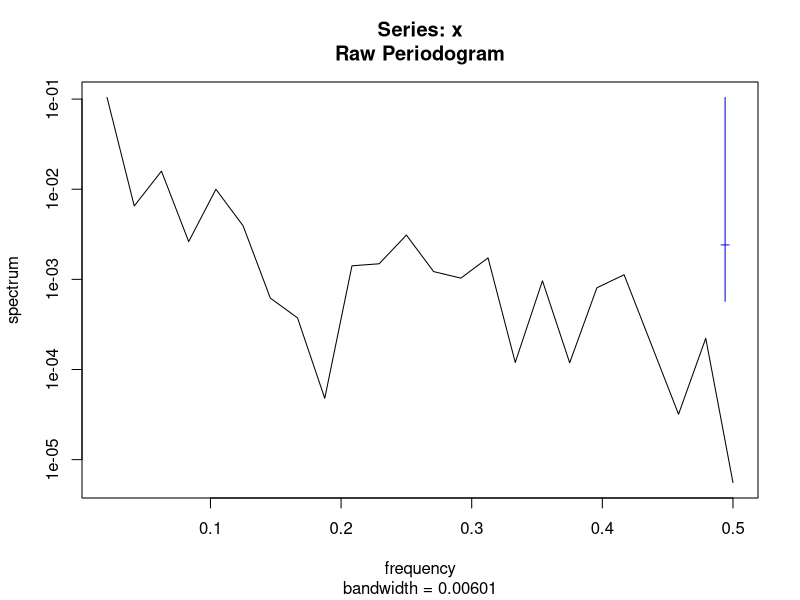
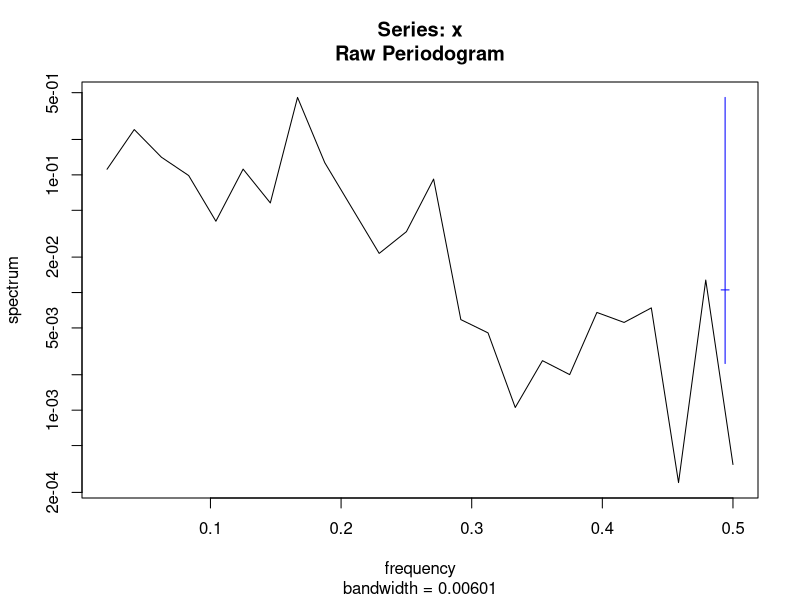
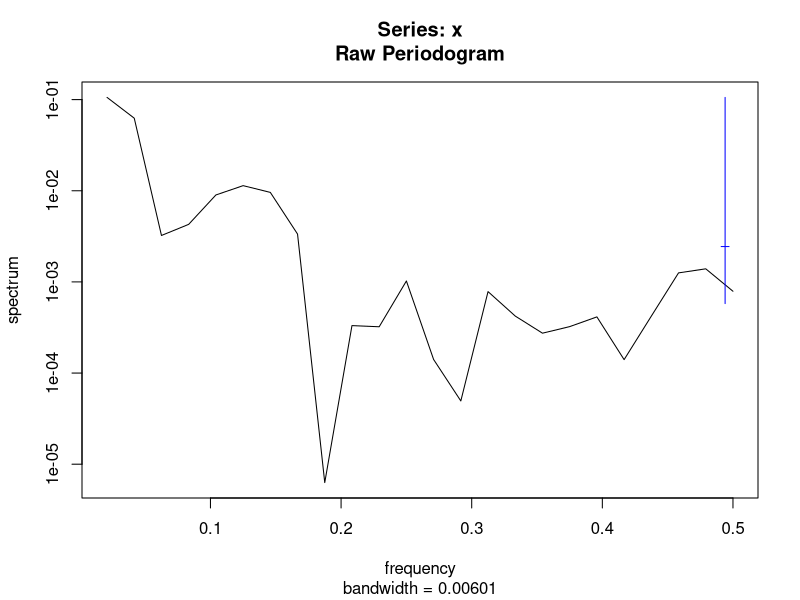
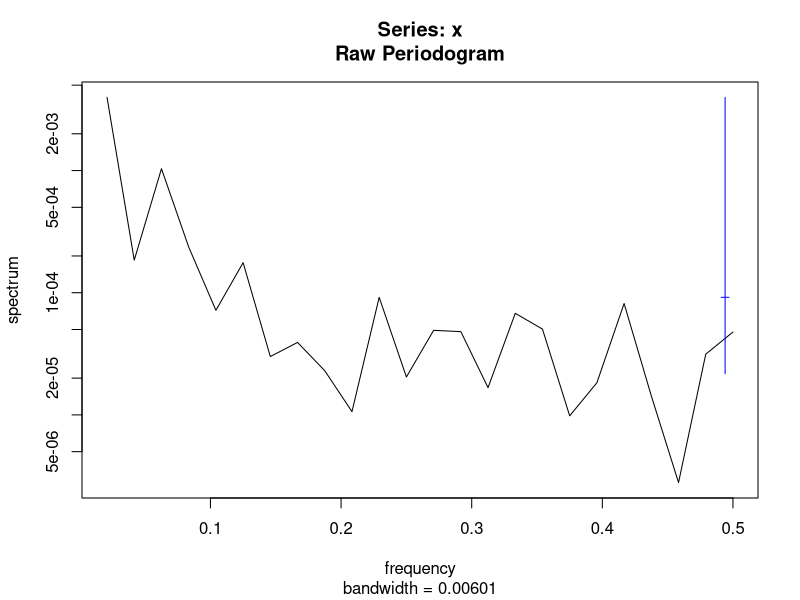
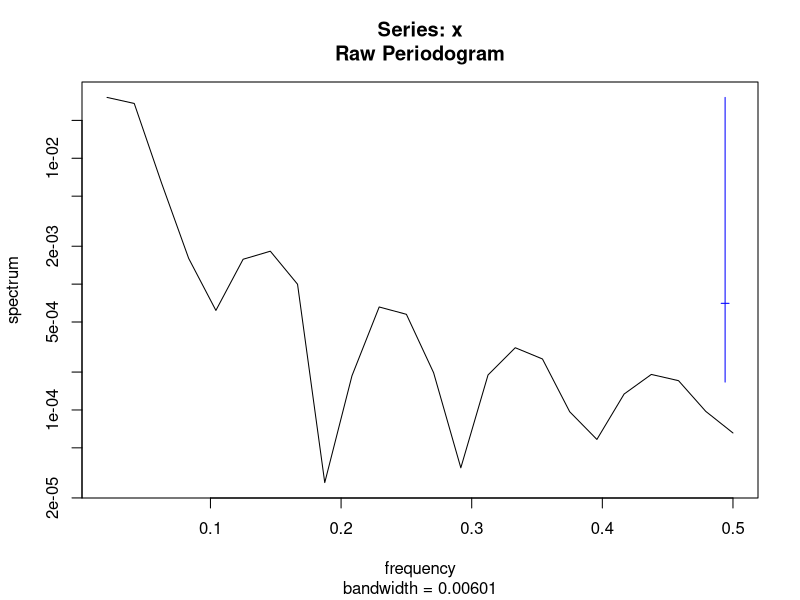
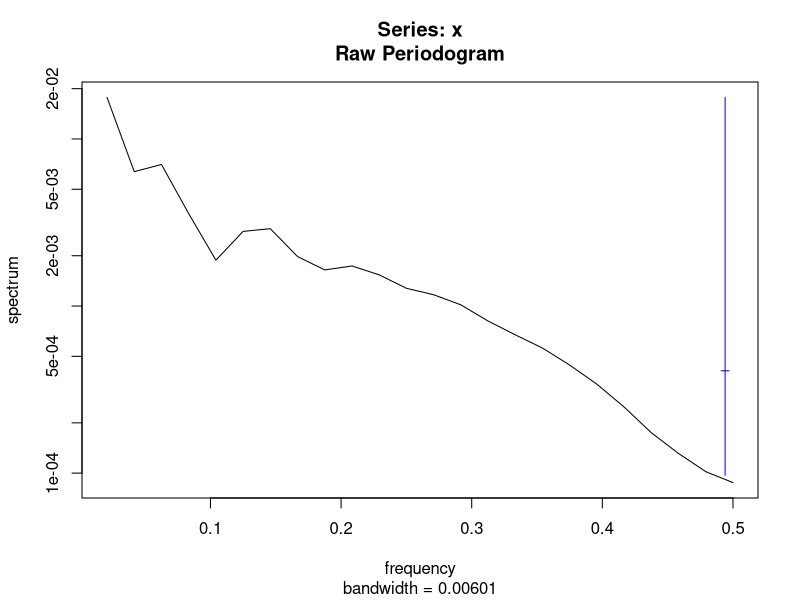

These figures' R source, in order:
## ---- chunk 1
knitr::opts_chunk$set(echo = FALSE,
                      message = FALSE,
                      warning = FALSE,
                      dev = c("png", "tiff"),
                      dpi = 300)
library(tidyverse)
library(flextable)
library(patchwork)

label_size <- 2.5
smallLabel_size <- 2
title_size <- 8
subtitle_size <- 7
legendText_size <- 6
axisText_size <- 6
axisTitle_size <- 7
facetTitle_size <- 7

## ---- chunk 2

# library(tidyverse)
# library(patchwork)
#----------------------------------------------------------------------------
gbmFun <- function(tau = 40, m = 0.001, s = 0.003, x0 = 1, randVec = NULL) {
  if(is.null(randVec)){randVec <- rnorm(tau)}
  epsilon <- randVec
  lx <- c(); lx[1] <- log(x0)
  drift <- (m - s * s / 2)
  for(t in 2:tau){
      dBt <-  s * epsilon[t]
      lx[t] <- lx[t - 1] + drift + dBt
  }
  x <- exp(lx)
  return(x)
}
# m <- 0.001
# s <- 0.003
# tau <- 400
# x0 <- 1
# x <- gbmFun(tau, m, s, x0, randVec = NULL)
# df_plot <- data.frame(t = 1:tau, x)
# gg <- ggplot(df_plot, aes(x = t, y = x))
# gg <- gg + geom_line()
# acf(diff(log(x)))
# hist(diff(log(x)))
# shapiro.test(diff(log(x)))
#---------------------------------------------------------------------------
# Algorithm 6.2 in Tankov 2003 Financial modeling with jump processes
compoundPoisFun <- function(tau, lambda, m_y = 0, s_y = 1, maxiter = 500){
  N <- rpois(1, lambda * tau)
  U <- runif(N) * tau
  U <- round(U)
  n_iter <- 0; flag <- 1
  while(flag == 1){
    n_iter <- n_iter + 1
      U <- runif(N) * tau
      U <- round(U)
    if(sum(duplicated(U)) > 0 & n_iter <= maxiter){
      flag <- 1
    }else{
      flag <- 0
      if(n_iter == maxiter){
        print("Reached maxiter without generating duplicate-free event times vec. Dropping duplicates.")
        U <- U[-which(duplicated(U))]
      }
    }
  }
  Tt <- U[order(U)]
  J <- exp(rnorm(N, m_y, s_y)) - 1
  #---
  cumJ <- cumsum(J)
  # For explicit modeling of Yt per time step
  Yt <- rep(0, tau)
  Yt[Tt] <- cumJ
  #---
  Tt <- c(0, Tt)
  J <- c(0, J)
  if(Tt[length(Tt)] != tau){
    Tt <- c(Tt, tau)
    J <- c(J, 0)
  }
  cumJ <- cumsum(J)
  df_step <- data.frame(Tt, cumJ)
  #--------------------------
  nEvents <- length(Tt)
  cumYt <- c()
  for(i in 1:(nEvents - 1)){
    tStart <- Tt[i]
    tFin <- Tt[i + 1] - 1
    cumYt[tStart:tFin] <- cumJ[i]
  }
  cumYt[tau] <- cumYt[tFin]
  df_Yt <- data.frame(t = 1:tau, Yt, cumYt)
  
  list_out <- list(df_step, df_Yt)
  return(list_out)

}
#----------------------------------------------------------------------------
FractDim<-function(Data,graphon=FALSE) {
  X=Data;N=length(X);
  jstart=10;jend=floor(10*(log10(N)-1));
  kvec=c(1:4,floor(2^(c(jstart:jend)/4)));
  indkend=length(kvec);
  k=c()
  AvgLmk=c()
  err=c()
  for(indk in 1:indkend)
  {
    k=kvec[indk]
    Xend=c()
    Xsum=c()
    Lmk=c()
    for(m in 1:k)
    {
      Xend=floor((N-m)/k)
      Xsum=sum(abs(X[m+c(1:Xend)*k]-c(0, X[m+c(1:(Xend-1))*k])))
      Lmk[m]=1/k*1/k*(N-1)/Xend*Xsum
    }
    AvgLmk[indk]=mean(Lmk)
    #  err[indk]=sd(log(Lmk))
  }
  x<-log(kvec)
  y<-log(AvgLmk)
  q<-lm(y~x)
  slope<-q$coefficients[2]
  yintcept<-q$coefficients[1]
  yfit<-x*slope+yintcept
  FrDim <- -slope
  avgRes <- mean(abs(q$residuals))
  if(graphon==TRUE)
  {
    plot(x,y,main="If linear then fractal, w/Fr. Dim = (-)slope",xlab="Ln(k)",ylab="Ln(length of curve with interval k)")
    z<-line(x,yfit);abline(coef(z),col='blue');z<-NULL
    #z<-line(x,y);abline(coef(z),col='blue');z<-NULL
  }
  #z<-line(x,y);qq=coef(z)
  #yintcept=qq[1]
  #FrDim=-qq[2]
  return(c(FrDim, avgRes, yintcept))
}
#---------------------------------------------------------------------------
m <- 0.005
s <- m * seq(5.5, 50, length.out = 3)
tau <- 48
x0 <- 1
#rn <- round(runif(1) * 1000)
#rn <- 905
#rn <- 517
# rn <- 340
# set.seed(rn)
# tau <- 12 * 4
lambda <- 0.1


#----------------------------------------------------------------------------
#randVec <- coloredNoise(N = tau, alpha = 1, scaleIt = T)
#acf(randVec)
list_df <- list()
list_spec <- list()
facet_labels <- c()
for(i in 1:length(s)){
  x <- gbmFun(tau, m, s[i], x0, randVec = NULL)
  df_x <- data.frame(t = 1:tau, x, s = as.character(s[i]))
  list_df[[i]] <- df_x
  o <- spectrum(x)
  df_gbmSpec <- data.frame(lfreq = log(o$freq), lpwr = log(o$spec))
  df_gbmSpec <- df_gbmSpec[-1, ]
  df_gbmSpec$s <- as.character(s[i])
  list_spec[[i]] <- df_gbmSpec
  
  mod <- lm(lpwr ~ lfreq, df_gbmSpec)
  # summary(mod)
  alpha <- round(as.numeric(coefficients(mod)[2]), 2)
  # yint <- as.numeric(coefficients(mod)[1])
  # df_out <- as.data.frame(broom::glance(mod))
  # adjR2 <- round(df_out$adj.r.squared, 2)
  # N <- df.residual(mod)
  this_facet_label <- paste0("Slope = ", alpha, " fd = ", round(FractDim(x)[1], 2))
  facet_labels[i] <- this_facet_label
}
#---
df_plot <- as.data.frame(do.call(rbind, list_df))
colnames(df_plot)[1:2] <- c("Time", "Project NPV")
df_plot <- subset(df_plot, s == s[2])
gg <- ggplot(df_plot, aes(x = Time, y = `Project NPV`))
gg <- gg + geom_line()
#gg <- gg + facet_wrap(~s, scales = "free_y", ncol = 1)
gg <- gg + theme_bw()
gg <- gg + theme(axis.text = element_blank(),
                 axis.title = element_text(size = axisTitle_size))
gg_gbm <- gg
#---
df_plot <- as.data.frame(do.call(rbind, list_spec))
colnames(df_plot)[1:2] <- c("Logged frequency", "Logged power spectral density")
df_plot <- subset(df_plot, s == s[2])
#names(facet_labels) <- s
gg <- ggplot(df_plot, aes(x = `Logged frequency`, y = `Logged power spectral density`))
gg <- gg + geom_smooth(method = lm, se = F)
gg <- gg + geom_line()
# gg <- gg + facet_wrap(~s, ncol = 1,
#                       labeller = labeller(s = facet_labels))
gg <- gg + theme_bw()
gg <- gg + theme(axis.text = element_blank(),
                 axis.title = element_text(size = axisTitle_size))
gg_gbmSpec <- gg
#----------------------------------------------------------------------------
list_df <- list()
list_spec <- list()
facet_labels <- c()
for(i in 1:length(s)){
  #s_y = 0.3
  list_out <- compoundPoisFun(tau, lambda, m_y = m, s_y = s[i], maxiter = 500)
  df_x <- list_out[[1]]
  df_x$s <- as.character(s[i])
  list_df[[i]] <- df_x
  
  df_Yt <- list_out[[2]]
  o <- spectrum(df_Yt$cumYt)
  df_spec <- data.frame(lfreq = log(o$freq), lpwr = log(o$spec))
  df_spec <- df_spec[-1, ]
  df_spec$s <- as.character(s[i])
  list_spec[[i]] <- df_spec
  
  mod <- lm(lpwr ~ lfreq, df_spec)
  # summary(mod)
  alpha <- round(as.numeric(coefficients(mod)[2]), 2)
  # yint <- as.numeric(coefficients(mod)[1])
  # df_out <- as.data.frame(broom::glance(mod))
  # adjR2 <- round(df_out$adj.r.squared, 2)
  # N <- df.residual(mod)
  this_facet_label <- paste0("Slope = ", alpha, " fd = ", round(FractDim(df_Yt$cumYt)[1], 2))
  facet_labels[i] <- this_facet_label

}
#---
df_plot <- as.data.frame(do.call(rbind, list_df))
colnames(df_plot)[1:2] <- c("Time", "Project NPV")
df_plot <- subset(df_plot, s == s[2])
gg <- ggplot(df_plot, aes(Time, `Project NPV`))
#gg <- ggplot(df_cpp, aes(t, cumYt))
gg <- gg + geom_step()
#gg <- gg + facet_wrap(~s, ncol = 1)
gg <- gg + theme_bw()
gg <- gg + theme(axis.text = element_blank(),
                 axis.title.y = element_blank(),
                 axis.title.x = element_text(size = axisTitle_size))
gg_cpp <- gg
#---
df_plot <- as.data.frame(do.call(rbind, list_spec))
colnames(df_plot)[1:2] <- c("Logged frequency", "Logged power spectral density")
df_plot <- subset(df_plot, s == s[2])
#names(facet_labels) <- s
gg <- ggplot(df_plot, aes(x = `Logged frequency`, y = `Logged power spectral density`))
gg <- gg + geom_smooth(method = lm, se = F)
gg <- gg + geom_line()
# gg <- gg + facet_wrap(~s, ncol = 1,
#                       labeller = labeller(s = facet_labels))
gg <- gg + theme_bw()
gg <- gg + theme(axis.text = element_blank(),
                 axis.title.y = element_blank(),
                 axis.title.x = element_text(size = axisTitle_size))
gg_cppSpec <- gg
